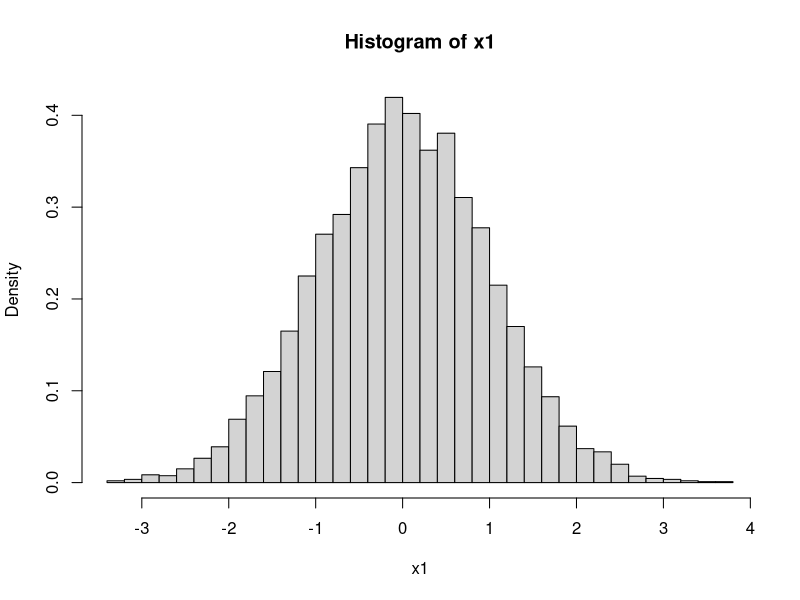
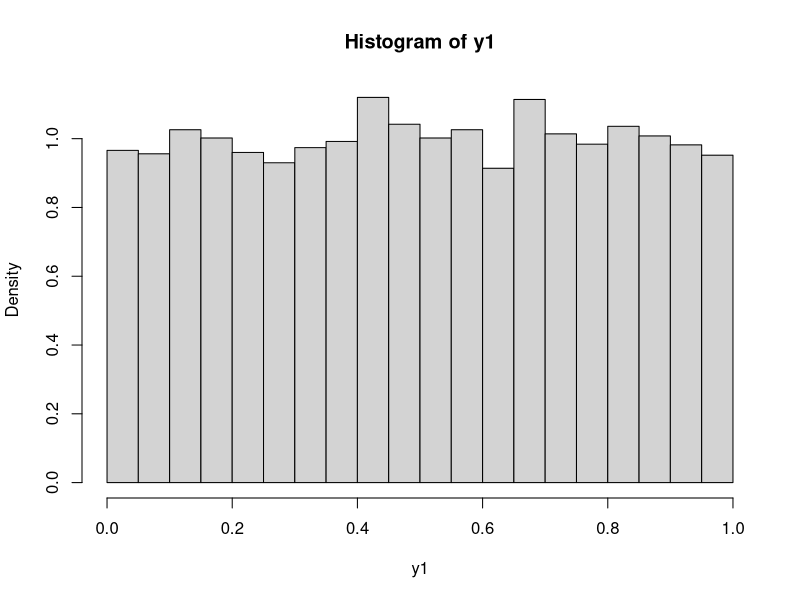
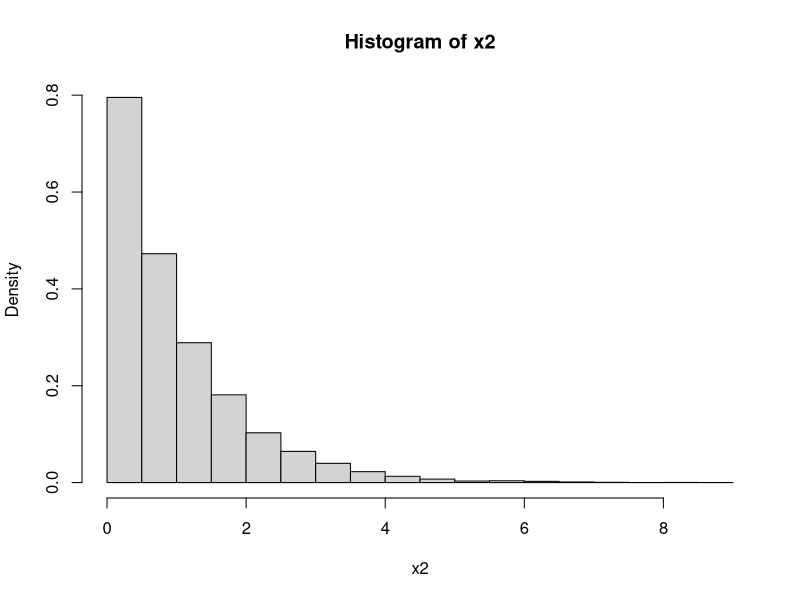
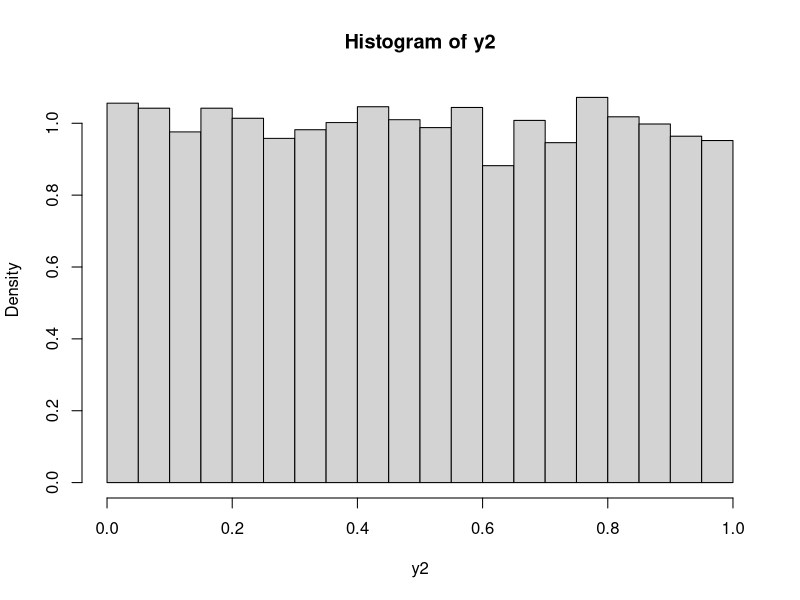
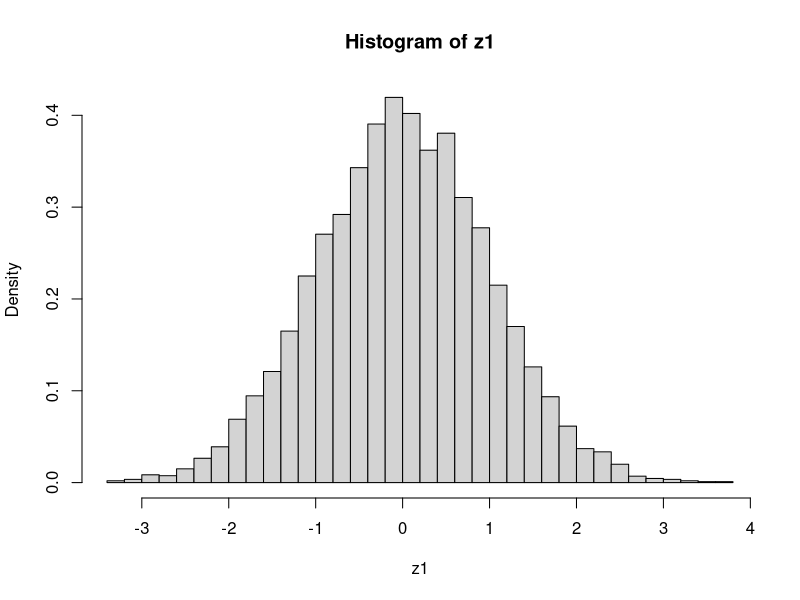
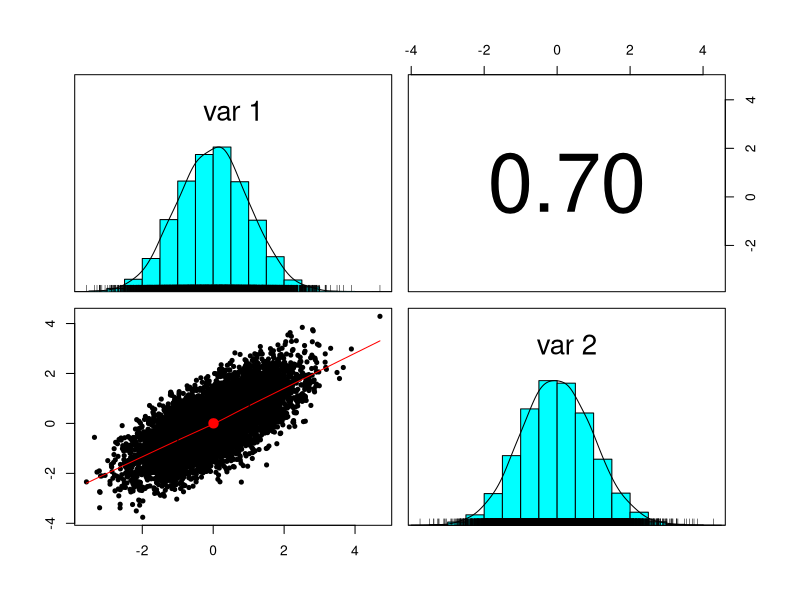
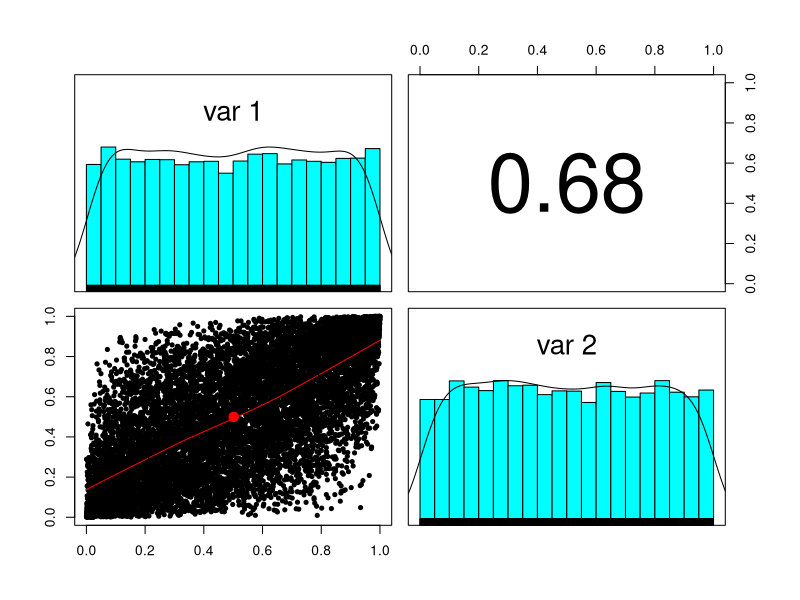
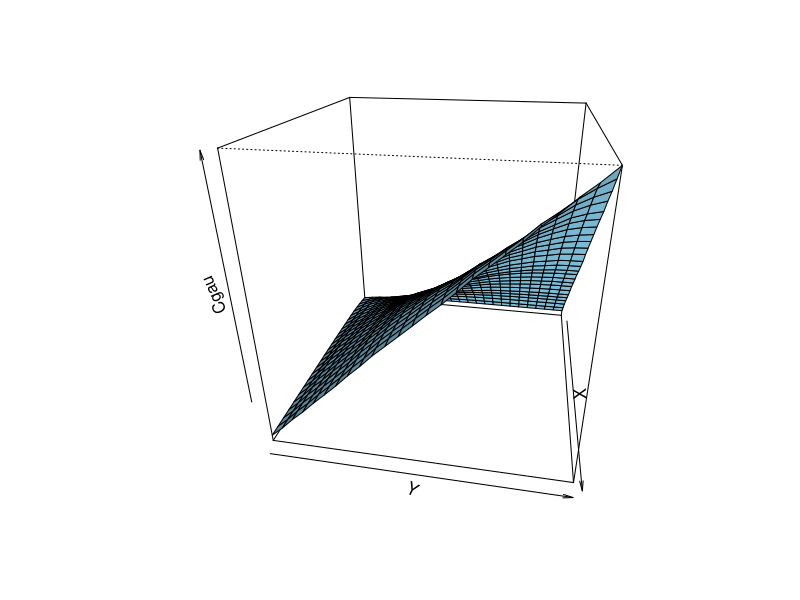

Write the R code that produced these figures, in order.
## ---- chunk 1
knitr::opts_chunk$set(fig.width=4, fig.height=3,    warning=FALSE, message=FALSE)
set.seed(1234)
## ---- chunk 2
x1 <- rnorm(10000)
hist(x1, freq = FALSE, breaks = 30)
## ---- chunk 3
y1 <- pnorm(x1)
hist(y1, freq = FALSE, breaks = 30)
## ---- chunk 4
x2 <- rexp(10000)
hist(x2, freq = FALSE, breaks = 30)
## ---- chunk 5
y2 <- pexp(x2)
hist(y2, freq = FALSE, breaks = 30)
## ---- chunk 6
z1 <- qnorm(y1)
hist(z1, freq = FALSE, breaks = 30)
## ---- chunk 7
library(mvtnorm)
library(psych)
S <- matrix(c(1, 0.7, 0.7, 1), 2, 2) #Correlation matrix
xy <- rmvnorm(mean=c(0,0), sig=S, n=10000)
pairs.panels(xy)

uv <- pnorm(xy)
pairs.panels(uv)
## ---- chunk 8
rast <- 25
Cgau<- matrix(0, nrow = rast, ncol = rast)
for (i in 1:rast){
  ci <- uv[uv[,1] <= i/rast,]
  for (j in 1:rast){
    Cgau[i, j] <- sum(ci[, 2] <= j/rast)
  }
}
persp(z=Cgau, theta=100, phi = 25, col = "skyblue", shade = 0.3)
## ---- chunk 9
cor(xy[,1], xy[,2], method ="kendall")
cor(uv[,1], uv[,2], method ="kendall")
## ---- chunk 10
x1 <- qgamma(uv[,1],shape = 2, scale = 1) 
y1 <- qgamma(uv[,2],shape = 4, scale = 1)
pairs.panels(cbind(x1,y1))
## ---- chunk 11
cor(x1, y1, method ="kendall")
